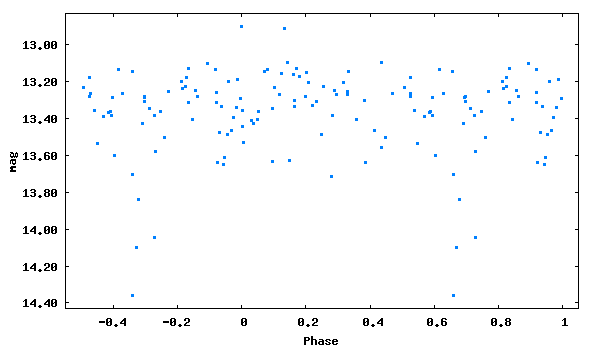

Here is the gnuplot script that generated this plot:
set term png size 600,350 medium
set colors classic
set output 'phase_lc_5.png'
set xlabel 'Phase'
set ylabel 'mag'
#set title 'JDmax = 2447035.45800 + 0.4867445 x E'
set format y '%5.2f'
plot [-0.55:1.05][14.43:12.83] "phase_lc_5.dat" linecolor 3 pointtype 5 pointsize 0.3 title ""
